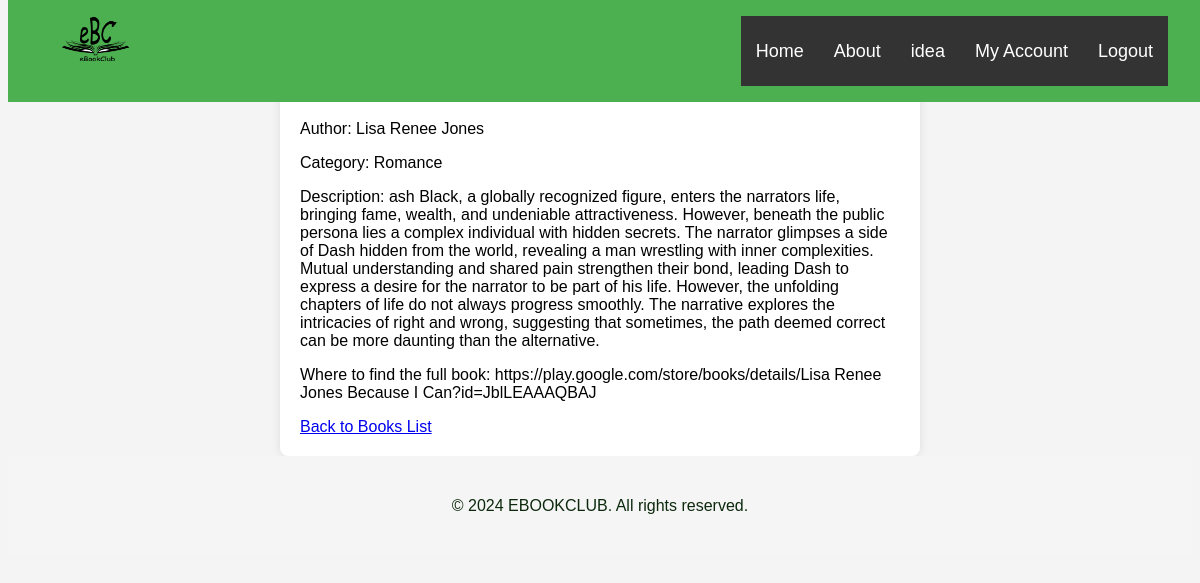
Page /single_book/1 on the committed database.
### web_site/models/Books_model.py (models this page shows)
class Books(db.Model):
    id = db.Column(db.Integer, primary_key=True, unique=True)
    title = db.Column(db.String(128))
    Author = db.Column(db.String(128))
    Catergory_name = db.Column(db.String(128), nullable=False)
    category_id = db.Column(db.Integer, db.ForeignKey('category.id'), nullable=False)
    Book_description = db.Column(db.String(1024), nullable=False)
    ref_link = db.Column(db.String(128), nullable=True)

### web_site/views/app_views.py (the view)
@app_views.route('/single_book/<int:book_id>', strict_slashes=False)
def single_book(book_id):
    book = Books.query.get(book_id)
    if book:
        return render_template('single_book.html', book=book)
    else:
        return ('NOT FOUND'), 404

### web_site/templates/single_book.html (shortened to what this page needs)
<!DOCTYPE html>
<html lang="en">
<head>
    <link rel="stylesheet" type="text/css" href="{{ url_for('static', filename='styles/single_book.css') }}">
</head>
<body>
    <nav>
    <img src="eBookClub/images/Ebooklogo.png" class="logo ebook-logo">
        <ul>
            <li><a href="#">Home</a><li>
            <li><a href="#">About</a><li>
            <li><a href="#">idea</a><li>
            <li><a href="#">My Account</a><li>
            <li><a href="#">Logout</a><li>
        </ul>
    </nav>
    <div class="book-details">
        <h1>{{ book.title }}</h1>
        <p>Author: {{ book.Author }}</p>
        <p>Category: {{ book.Catergory_name }}</p>
        <p>Description: {{ book.Book_description }}</p>
        <p> Where to find the full book: {{book.ref_link}}</p>
        <a href="{{ url_for('app_views.books') }}">Back to Books List</a>
    </div>
<footer class="footer">
    <p class="footer-text">&copy; 2024 EBOOKCLUB. All rights reserved.</p>
</footer>
</body>
</html>

### web_site/static/styles/single_book.css (style rules this page uses)
body { font-family: Arial, sans-serif; background-color: #f4f4f4; }
.book-details { max-width: 600px; margin: 0 auto; padding: 20px; background-color: #fff; border-radius: 8px; box-shadow: 0 0 10px rgba(0, 0, 0, 0.1); margin-top: 20px; }
nav { background: #4caf50; position: fixed; width: 100%; top: 0; z-index: 1000; }
.ebook-logo { float: left; width: 150px; height: 70px; padding-left: 10px; }
nav ul { float: right; list-style: none; margin-right: 40px; position: relative; }
nav ul li { float: left; display: inline-block; background: #333; }
nav ul li a { color: white; text-decoration: none; line-height: 70px; font-size: 18px; padding: 8px 15px; }
.footer { display: flex; align-items: center; justify-content: center; background-color: whitesmoke; height: 100px; }
.footer-text { color: #0c290d; text-align: center; margin: 0; }

### rows in the picture
Books: Author "Lisa Renee Jones", Catergory_name "Romance", Book_description "ash Black, a globally recognized figure, enters the narrators life, bringing fame, wealth, and undeniable attractiveness. However, beneath the public persona lies a complex individual with hidden secrets. The narrator glimpses a side of Dash hidden from the world, revealing a man wrestling with inner complexities. Mutual understanding and shared pain strengthen their bond, leading Dash to express a desire for the narrator to be part of his life. However, the unfolding chapters of life do not always progress smoothly. The narrative explores the intricacies of right and wrong, suggesting that sometimes, the path deemed correct can be more daunting than the alternative.", ref_link "https://play.google.com/store/books/details/Lisa Renee Jones Because I Can?id=JblLEAAAQBAJ"
